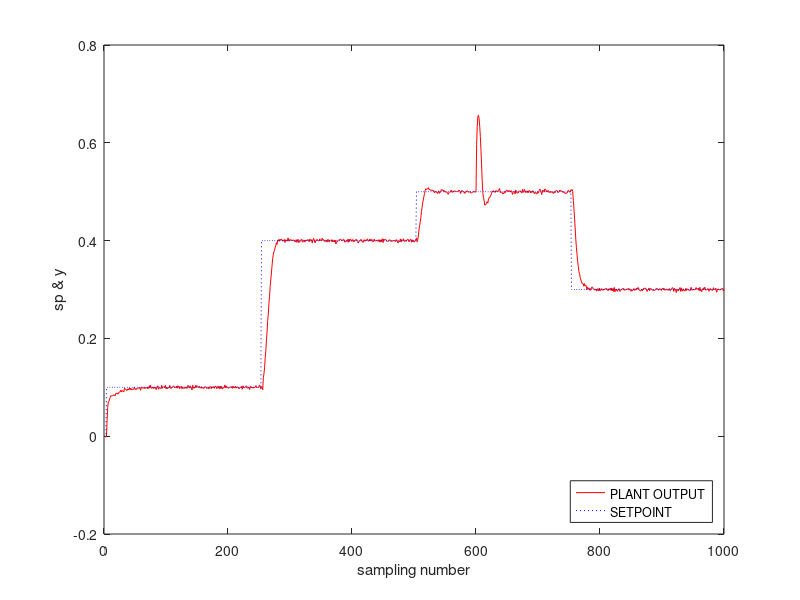
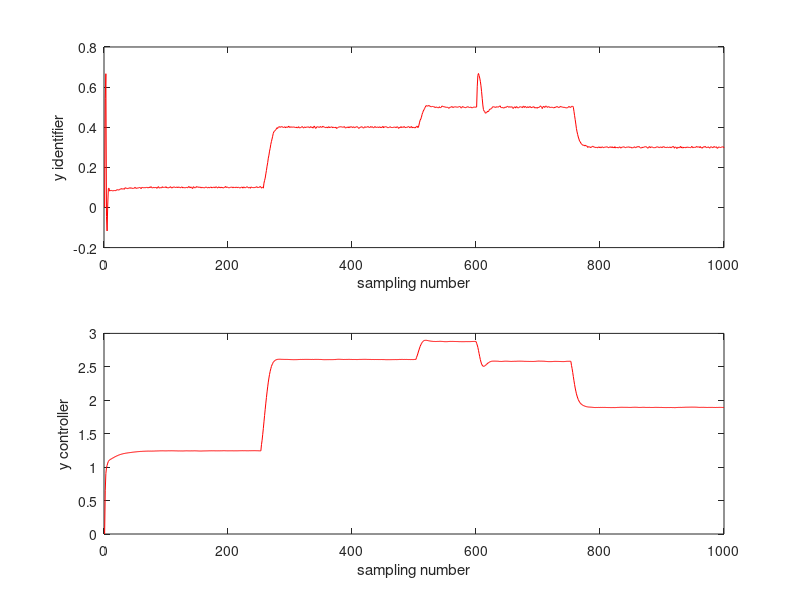
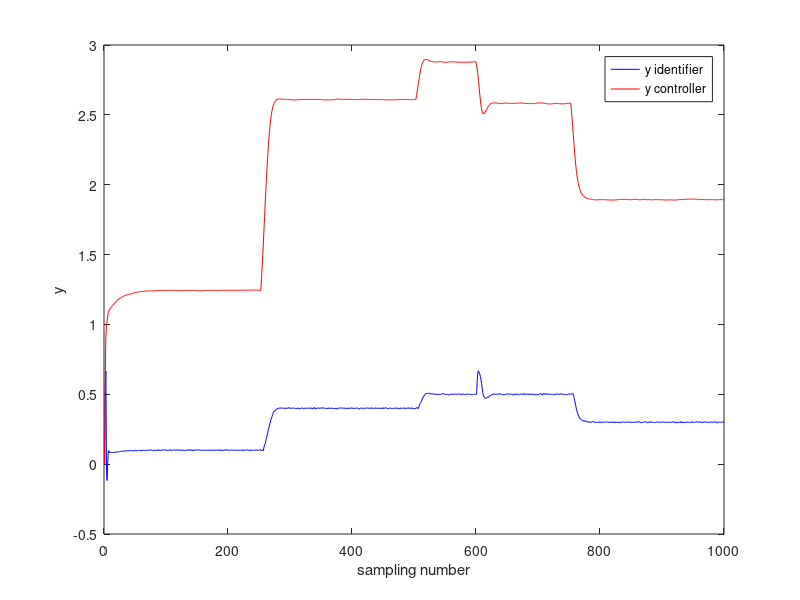

Write the MATLAB code that produced these figures, in order.
clear all;clc;

d=3;  % d+1=delay-time
T=1000; % T=epoch numbers
nu=d+2; % nu=input numbers
ny=3; % ny=output numbers
K=4; % K=node(rule) numbers
L=4; % L=enhancement node group numbers
m=4;
Np=7; % Np=predictive numbers;
M=3;
nL=M*K;%alpha=rand;

c=5*ones(M,K);
sigma=2*ones(M,K);


sp=[0*ones(d,1);0.1*ones(T/4,1);0.4*ones(T/4,1);0.5*ones(T/4,1);0.3*ones(T/4+M+d,1)];


y=0*ones(1,d+2);u=0*ones(1,d+2); 

R=0.002;
t = (0:T+10)';
E=R*randn(length(t),1);

KK=[0*ones(599,1); 0.1*ones(T+d-10,1)]; % KK:disturbance;

ayj(:,2)=0.6*ones(m,1);
p=0.08;
pp = 0.08;

error = 0;
sumError=0;
ym=0;

Wf=0.5*ones(K,1);
Wh=2.5*ones(m,1);     
Be=-0.257*ones(K,1);
Af=0.1*ones(K,1);
Ae=-2*ones(m,1);
We=0.05*ones(m,1);    % As small as possible


etaG=0.001;

q = 2;  % Elliptic shape
% For q=2, the membership function resembles a parabolic shape.
% For q>2, the membership function becomes flatter near the center and steeper near the edges.
% For q<2, the membership function becomes steeper near the center and flatter near the edges.

c_id=5*ones(11,11);
sigma_id=2*ones(11,11);

Wf_id=0.3*ones(11,1);
Wh_id=0.1*ones(11,1);     
Be_id=-1.5*ones(11,1);
Af_id=2*ones(11,1);
Ae_id=-1.5*ones(11,1);
We_id=0.01*ones(11,1);    % As small as possible


etaG_id = 0.001;
ym_id = 0;

tic;

for k=2:T
    error_old = error;
    error = sp(k)- y(k);
    sumError = error + sumError;

    ym_old = ym(k-1);

    x(1)= error; 
    x(2)= sumError;
    x(3)= error - error_old;

    mu=zeros(M,4);  
    tou_=ones(1,4); 
    for k0=1:K
        for t=1:M
            ratio = abs((x(t)-c(t,k0)) / sigma(t,k0)); 
            if ratio < 1
                mu(t,k0) = (1 - ratio^q)^(1 / q);  % Eq.(10)    % Elliptic TSK Fuzzy Membership Function
            else
                mu(t,k0) = 0.00001;
            end
        end
        for t=1:M
            tou_(k0) = tou_(k0) * mu(t,k0);
        end       
    end

    sum_tou_ = 0.0;
    for k0=1:K
        sum_tou_ = sum_tou_ + tou_(k0);
    end

    omega=zeros(1,4);
    for k0=1:K
        omega(k0)=tou_(k0)/sum_tou_;
    end

    alpha=zeros(M,4);
    for k0=1:K
        for t=1:M
            alpha(t,k0)= omega(k0);
        end
        % alpha(1,k0) = 0;
        % alpha(2,k0) = 0;
    end

    zk=zeros(3,4);
    for k0=1:K
        for t=1:M
            zk(t,k0)=alpha(t,k0)*x(t)+(Af(k0)*(p*ym_old)); 
        end
    end

    z_=zeros(1,4);  
    for k0=1:K
        z_(k0) = 0;
        for t=1:M
           z_(k0) = z_(k0) + zk(t,k0);  % z_i_sk
        end
        Z(k0)=omega(k0)*z_(k0);
    end

    omega_=[0 0 0 0];
    for k0=1:K
        omega_(k0) = omega_(k0) + omega(k0);
    end

    Fi=zeros(1,4);
    for k0=1:K
        Fi(k0)=z_(k0)*(omega_(k0))*Wf(k0);
    end

    F = 0;
    for k0=1:K
      F = F + Fi(k0);
    end
    

    xi=zeros(1,4);  H=zeros(1,4);
    for j=1:m
        for k0=1:K
            xi(j)=tanh(Z(k0)*We(j)+Be(j));
            H(j)= xi(j)*((Z(k0))*(We(j))+Be(j)+Ae(k0)*(p*ym_old));    %
        end
    end

    HWh = 0;
    for k0=1:K
      HWh =  HWh + (H(k0) * Wh(k0));
    end

    ym(k) = F + HWh ;

    ym_old =ym(k);
    


    % Adaptive Mechanism for System Identification START (id:Identification)
    ym_old_id = ym_id(k-1);

    for i = 1:ny+1
        if k - i >= 1
            x_idd(i) =  y(k-i+1);     % y(k), y(k-1), ..., y(k-n_y)
        else
            x_idd(i) = 0;
        end
    end
   
    for j = 1:nu+1
        if k - d - j >= 1
            x_idd(ny + j + 1) = ym(k - d - j + 1); % u(k-d), u(k-d-1), ..., u(k-d-n_u)
        else 
            x_idd(ny + j + 1) = 0;
        end
    end

    % y(k), y(k-1), y(k-2), y(k-3),  u(k-d), u(k-d-1),  u(k-d-2), u(k-d-3), u(k-d-4), u(k-d-5), v(k)
    x_id = [x_idd KK(k)];       % added disturbance to the model

    tou_id=ones(1,11); 
    mu_id=zeros(11,11);
    for k0=1:11
        for t=1:size(x_id,2)
            ratio_id = abs((x_id(t)-c_id(t,k0)) / sigma_id(t,k0)); 
            mu_id(t,k0) = (1 - ratio_id^q)^(1 / q);
        end
        for t=1:size(x_id,2)
            tou_id(k0) = tou_id(k0) * mu_id(t,k0);
        end       
    end

    sum_tou_id = 0.0;
    for k0=1:size(tou_id,2)
        sum_tou_id = sum_tou_id + tou_id(k0);
    end

    omega_id=zeros(1, size(tou_id,2));
    for k0=1:size(tou_id,2)
        omega_id(k0)=tou_id(k0)/sum_tou_id;
    end

    alpha_id=zeros(size(x_id,2), size(tou_id,2));
    for k0=1:K
        for t=1:size(x_id,2)
            alpha_id(t,k0)= omega_id(k0);
        end
    end

    zk_id=zeros(size(x_id,2),size(tou_id,2));
    for k0=1:K
        for t=1:size(x_id,2)
            zk_id(t,k0)=alpha_id(t,k0)*x_id(t)+(Af_id(k0)*(pp*ym_old_id)); 
        end
    end

    z_id=zeros(1, size(tou_id,2));  
    for k0=1:size(tou_id,2)
        z_id(k0) = 0;
        for t=1:size(x_id,2)
           z_id(k0) = z_id(k0) + zk_id(t,k0);  % z_i_sk
        end
        Z_id(k0)=omega_id(k0)*z_id(k0);
    end
    omega__id=[0 0 0 0 0 0 0 0 0 0 0];
    for k0=1:size(tou_id,2)
        omega__id(k0) = omega__id(k0) + omega_id(k0);
    end

    Fi_id=zeros(1, size(tou_id,2));
    for k0=1:size(tou_id,2)
        Fi_id(k0)=z_id(k0)*(omega__id(k0))*Wf_id(k0);
    end

    F_id = 0;
    for k0=1:size(tou_id,2)
      F_id = F_id + Fi_id(k0);
    end

    xi_id=zeros(1, size(tou_id,2));  H_id=zeros(1, size(tou_id,2));
    for j=1:m
        for k0=1:size(tou_id,2)
            xi_id(j)=tanh(Z_id(k0)*We_id(j)+Be_id(j));
            H_id(j)= xi_id(j)*((Z_id(k0))*(We_id(j))+Be_id(j)+Ae_id(k0)*(pp*ym_old_id));    %
        end
    end

    HWh_id = 0;
    for k0=1:size(tou_id,2)
      HWh_id =  HWh_id + (H_id(k0) * Wh_id(k0));
    end

    ym_id(k) = F_id + HWh_id ;

    %|% Error Objective function = 0.5 * ym_id(k)-y(k) ^2;

    dE_dWf_id = (ym_id(k)-y(k)).*Z_id';
    Wf_id   = Wf_id - etaG_id *dE_dWf_id;

    dE_dWh_id = (ym_id(k)-y(k)).*H_id';
    Wh_id   = Wh_id - etaG_id *dE_dWh_id;

    dE_dBe_id = (ym_id(k)-y(k)).*Wh_id.*(1-H_id.*H_id)';
    Be_id   = Be_id - etaG_id * dE_dBe_id;

    dE_dAf_id = (ym_id(k)-y(k)).*Wf_id.*ym(k-1).*(1-Z_id.*Z_id)';
    Af_id   = Af_id - etaG_id * dE_dAf_id;

    dE_dAe_id = (ym_id(k)-y(k)).*Wh_id.*ym(k-1).*(1-H_id.*H_id)';
    Ae_id   = Ae_id - etaG_id * dE_dAe_id;

    dE_dWe_id = (ym_id(k)-y(k)).*Wh_id.*Z_id'.*(1-H_id.*H_id)';
    We_id   = We_id - etaG_id * dE_dWe_id;

    cont_weights_id(:,k) = [Wf_id(1); Wh_id(1); Be_id(1); Af_id(1); Ae_id(1); We_id(1)];

    norm_dydWf_id = norm(Z_id)^2;        % norm_X_squared_manual = sum(X.^2);
    norm_dydWh_id = norm(H_id)^2;
    norm_dydBE_id = norm(Wh_id.*(1-H_id.*H_id))^2;
    norm_dydAf_id = norm(Wf_id.*ym(k-1).*(1-Z_id.*Z_id)')^2;
    norm_dydAe_id = norm(Wh_id.*ym(k-1).*(1-H_id.*H_id)')^2;
    norm_dydWe_id = norm(Wh_id.*Z_id'.*(1-H_id.*H_id)')^2;

    max_norm_id = max([norm_dydWf_id norm_dydWh_id norm_dydBE_id norm_dydAf_id norm_dydAe_id norm_dydWe_id]);

    beta_id = 1;
    etaG_id = beta_id / (max_norm_id);
    eta_id(k+1) = beta_id / (max_norm_id);

    % Adaptive Mechanism for System Identification END

    e_cost = sp(k) - ym_id(k);

    dE_dWf = e_cost.*Z';
    Wf   = Wf - etaG *dE_dWf;

    dE_dWh = e_cost.*H';
    Wh   = Wh - etaG *dE_dWh;

    dE_dBe = e_cost.*Wh.*(1-H.*H)';
    Be   = Be - etaG * dE_dBe;

    dE_dAf = e_cost.*Wf.*ym(k-1).*(1-Z.*Z)';
    Af   = Af - etaG * dE_dAf;

    dE_dAe = e_cost.*Wh.*ym(k-1).*(1-H.*H)';
    Ae   = Ae - etaG * dE_dAe;

    dE_dWe = e_cost.*Wh.*Z'.*(1-H.*H)';
    We   = We - etaG * dE_dWe;

    cont_weights(:,k) = [Wf(1); Wh(1); Be(1); Af(1); Ae(1); We(1)];

    norm_dydWf = norm(Z)^2;        % norm_X_squared_manual = sum(X.^2);
    norm_dydWh = norm(H)^2;
    norm_dydBE = norm(Wh.*(1-H.*H))^2;
    norm_dydAf = norm(Wf.*ym(k-1).*(1-Z.*Z)')^2;
    norm_dydAe = norm(Wh.*ym(k-1).*(1-H.*H)')^2;
    norm_dydWe = norm(Wh.*Z'.*(1-H.*H)')^2;

    max_norm = max([norm_dydWf norm_dydWh norm_dydBE norm_dydAf norm_dydAe norm_dydWe]);



    beta = 0.5;
    etaG = beta / (max_norm);
    eta(k+1) = beta / (max_norm);

    delta_u(k)=ym(k)-ym(k-1);
    u(k) =  u(k-1) + delta_u(k);

    ud=[0*ones(1,d-1) u]; ud1=[0*ones(1,d) u];
    y(k+1)=y(k)^3-0.2*abs(y(k))*ud(k)+0.08*ud(k)^2+E(k)+KK(k);

end
toc;

% find the performance index
e_y=abs(sp(1:T)'-y(1:T));
maxE_y=max(e_y);
rmse_y=sqrt((e_y*e_y')/T);
ISE_y=sum(e_y*e_y');
IAE_y=sum(e_y);

for ttt=1:T
    xx(ttt)=ttt*e_y(ttt);
end
ITAE_y=sum(xx);


fprintf('maxError: %.4f\n', maxE_y);
fprintf('RMSE: %.4f\n', rmse_y);
fprintf('ISE: %.4f\n', ISE_y);
fprintf('IAE: %.4f\n', IAE_y);
fprintf('ITAE: %.4f\n', ITAE_y);


tvec=1:T;

figure(1);
plot(tvec,y(1:T),'r',tvec,sp(1:T),'b:')
xlabel('sampling number');
ylabel('sp & y');
legend('PLANT OUTPUT','SETPOINT','Location','southeast')


figure(2);
subplot(211)
plot(tvec,ym_id(1:T),'r');xlabel('sampling number');ylabel('y identifier');
subplot(212)
plot(tvec,ym(1:T),'r');xlabel('sampling number');ylabel('y controller');


figure(3);
plot(tvec,ym_id(1:T),'b', tvec,ym(1:T),'r'); xlabel('sampling number');ylabel('y');
legend('y identifier','y controller')

